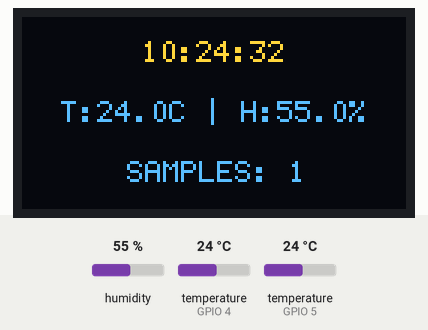
Simulated run of this sketch. Board: ESP32. On the bench: 128×64 one-colour display. Inputs (shaded band) come from the test bench; at power-on: humidity 55 %, temperature (sensors on GPIO 5, GPIO 4) 24 °C. The OLED is the two-colour kind (top 16 rows yellow); WiFi joins after 1.5 s; servers stay silent unless stated; network time is answered at once with the bench clock; uploads are accepted with an empty reply; the local clock reads 2024-03-15 10:24:30 at power-on unless the sketch sets it; what the sketch prints to the serial monitor is not drawn.

Above: at 2.9 s.
3.0 s: humidity set to 22 %
At 6.9 s:
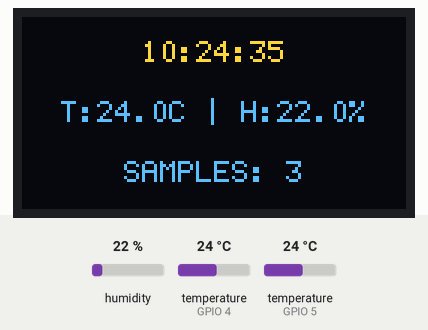
9.2 s: temperature (sensor on GPIO 5) set to 12 °C
At 10.9 s:
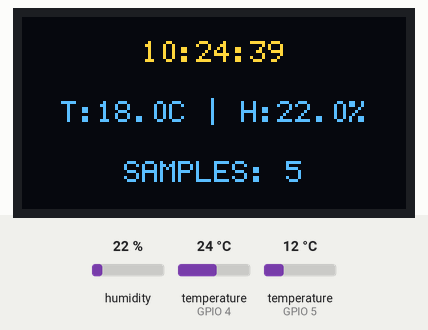
12.8 s: temperature (sensor on GPIO 4) set to 12 °C
At 17.8 s:
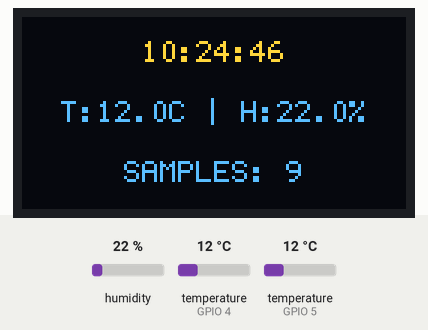
20.0 s: temperature (sensor on GPIO 5) set to 19 °C
At 21.8 s:
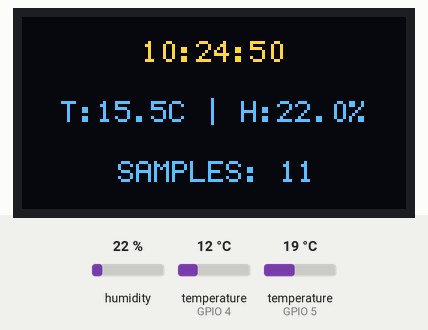
23.6 s: humidity set to 40 %
At 28.7 s:
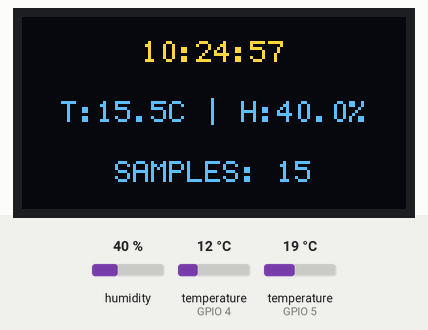
30.9 s: temperature (sensor on GPIO 5) set to 28 °C
At 31.6 s:
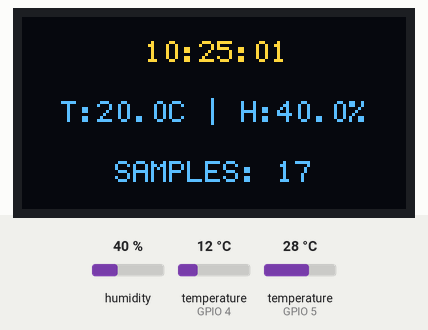
Timing chart, 0 to 33.9 s (numbered marks = the images above; inputs shaded):
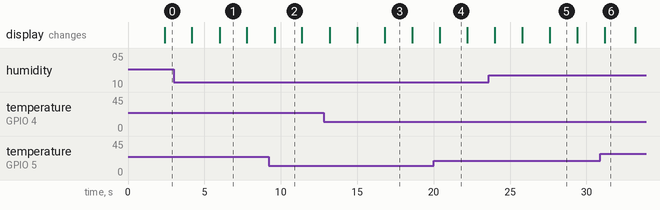

The sketch:

Night_environment.ino
```cpp
#include <WiFi.h>
#include <HTTPClient.h>
#include <Wire.h>
#include <U8g2lib.h>
#include <DHT.h>
#include <OneWire.h>
#include <DallasTemperature.h>
#include <ArduinoJson.h>
#include <NTPClient.h>
#include <WiFiUdp.h>

// =======================
// CONFIGURATION
// =======================
const char* ssid = "";
const char* password = "";

// Correct Firebase URL for your project
String firebaseBase = "https://sleepmonitor-9bc49-default-rtdb.asia-southeast1.firebasedatabase.app";

WiFiUDP ntpUDP;
NTPClient timeClient(ntpUDP, "pool.ntp.org", 19800);

#define DHTPIN 4
#define DHTTYPE DHT11
#define ONE_WIRE_BUS 5

DHT dht(DHTPIN, DHTTYPE);
OneWire oneWire(ONE_WIRE_BUS);
DallasTemperature ds18b20(&oneWire);

// R2 rotation for healthy screen area
U8G2_SSD1306_128X64_NONAME_F_HW_I2C u8g2(U8G2_R2, U8X8_PIN_NONE);

// =======================
// SENSORS & STATS
// =======================
float avgTemp, humidity;
float minTemp = 100, maxTemp = -100, sumTemp = 0;
float minHum = 100, maxHum = 0, sumHum = 0;
int count = 0;

unsigned long lastUpload = 0;
const unsigned long interval = 30000; // 30 seconds

void connectWiFi() {
  WiFi.begin(ssid, password);
  while (WiFi.status() != WL_CONNECTED) delay(500);
  timeClient.begin();
}

void readSensors() {
  float h = dht.readHumidity();
  float t1 = dht.readTemperature();
  ds18b20.requestTemperatures();
  float t2 = ds18b20.getTempCByIndex(0);

  if (isnan(h) || isnan(t1) || t2 == DEVICE_DISCONNECTED_C) return;

  humidity = h;
  avgTemp = (t1 + t2) / 2.0;

  // Track Min/Max
  if (avgTemp < minTemp) minTemp = avgTemp;
  if (avgTemp > maxTemp) maxTemp = avgTemp;
  if (humidity < minHum) minHum = humidity;
  if (humidity > maxHum) maxHum = humidity;

  sumTemp += avgTemp;
  sumHum += humidity;
  count++;
}

void displayData() {
  timeClient.update();
  u8g2.clearBuffer();
  u8g2.setFont(u8g2_font_6x12_tr);

  // Horizontal Layout
  String timeStr = timeClient.getFormattedTime();
  u8g2.drawStr((128 - u8g2.getStrWidth(timeStr.c_str())) / 2, 15, timeStr.c_str());

  char row2[30];
  sprintf(row2, "T:%.1fC | H:%.1f%%", avgTemp, humidity);
  u8g2.drawStr((128 - u8g2.getStrWidth(row2)) / 2, 35, row2);

  char row3[20];
  sprintf(row3, "SAMPLES: %d", count);
  u8g2.drawStr((128 - u8g2.getStrWidth(row3)) / 2, 55, row3);

  u8g2.sendBuffer();
}

void uploadData() {
  if (count == 0) return;

  StaticJsonDocument<512> doc;
  JsonObject root = doc.createNestedObject("sensorData");

  root["date"] = timeClient.getFormattedTime(); // Simplified for now
  root["timeRange"] = "30-Second-Interval";

  JsonObject temp = root.createNestedObject("temperature");
  temp["minimum"] = minTemp;
  temp["maximum"] = maxTemp;
  temp["average"] = sumTemp / count;

  JsonObject hum = root.createNestedObject("humidity");
  hum["minimum"] = minHum;
  hum["maximum"] = maxHum;
  hum["average"] = sumHum / count;

  root["samplingInterval"] = "30 Seconds";

  String json;
  serializeJson(doc, json);

  HTTPClient http;
  http.begin(firebaseBase + "/SleepMonitor/sensorData.json");
  http.addHeader("Content-Type", "application/json");

  int httpCode = http.POST(json);
  Serial.print("Upload Status: "); Serial.println(httpCode);

  http.end();

  // Reset
  minTemp = 100; maxTemp = -100; minHum = 100; maxHum = 0;
  sumTemp = 0; sumHum = 0; count = 0;
}

void setup() {
  Serial.begin(115200);
  dht.begin(); ds18b20.begin(); u8g2.begin();
  connectWiFi();
}

void loop() {
  readSensors();
  displayData();
  if (millis() - lastUpload >= interval) {
    uploadData();
    lastUpload = millis();
  }
  delay(1000);
}
```

Measured:
- what the display in image 1 shows lasts 1.8 s, from 6.0 s to 7.8 s
- what the display in image 6 shows lasts 2.0 s, from 31.2 s to 33.2 s
